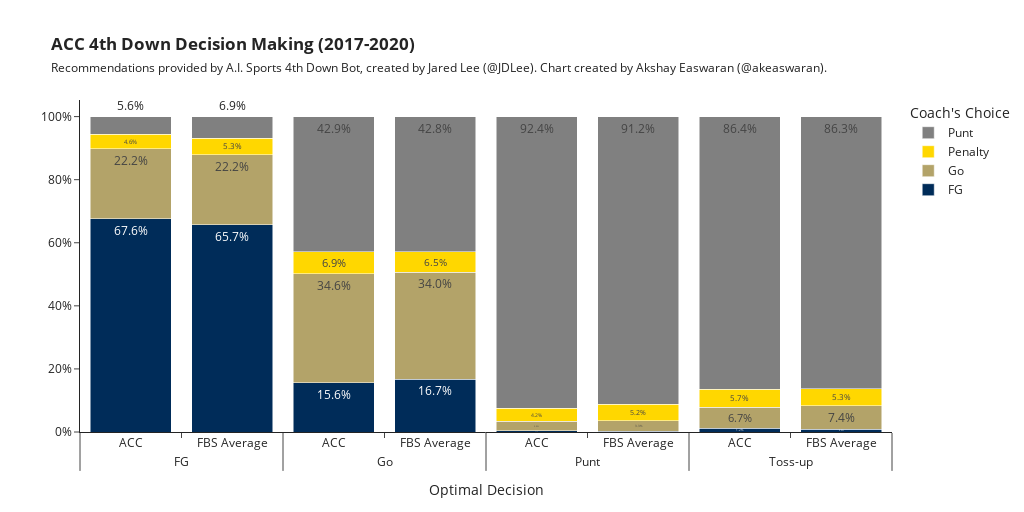

Notebook code cell kept with this figure:
### Code cell
fig = go.Figure()

fig.update_layout(
    template="simple_white",
    xaxis=dict(title_text="Optimal Decision"),
    yaxis=dict(tickformat=".0%"),
    barmode="stack",
    title='<b>ACC 4th Down Decision Making (2017-2020)</b><br><span style="color:#222;font-size:12px;">Recommendations provided by A.I. Sports 4th Down Bot, created by Jared Lee (<a href="https://twitter.com/JDLee">@JDLee</a>). Chart created by Akshay Easwaran (<a href="https://twitter.com/akeaswaran">@akeaswaran</a>).</span>',
    legend_title="Coach's Choice",
    width=1024,
    height=512
)


colors = ['#002c59', '#B3A369','gold', 'gray']
recommendation_ids = ["FG","Go","Penalty","Punt"]

for r, c in zip(acc_df.choice.unique(), colors):
    plot_df = acc_df[(acc_df.choice == r)]
    fig.add_trace(
        go.Bar(x=[plot_df.recommendation, plot_df.conference], y=plot_df.value, text=plot_df.percentage, textposition='auto', name=r, marker_color=c),
    )    
    
fig

### Figure 1 — Plotly figure (JSON) as saved in the notebook; plotly's stock layout.template omitted (floating-point values rounded to 4 significant figures)
{"data": [{"marker": {"color": "#002c59"}, "name": "FG", "text": ["67.6%", "15.6%", "0.4%", "1.2%", "65.7%", "16.7%", "0.3%", "0.9%"], "textposition": "auto", "type": "bar", "x": [["FG", "Go", "Punt", "Toss-up", "FG", "Go", "Punt", "Toss-up"], ["ACC", "ACC", "ACC", "ACC", "FBS Average", "FBS Average", "FBS Average", "FBS Average"]], "y": [0.676, 0.1561, 0.003715, 0.01164, 0.6566, 0.167, 0.003031, 0.009159]}, {"marker": {"color": "#B3A369"}, "name": "Go", "text": ["22.2%", "34.6%", "3.0%", "6.7%", "22.2%", "34.0%", "3.3%", "7.4%"], "textposition": "auto", "type": "bar", "x": [["FG", "Go", "Punt", "Toss-up", "FG", "Go", "Punt", "Toss-up"], ["ACC", "ACC", "ACC", "ACC", "FBS Average", "FBS Average", "FBS Average", "FBS Average"]], "y": [0.2217, 0.3457, 0.02972, 0.06727, 0.2218, 0.3395, 0.03274, 0.0744]}, {"marker": {"color": "gold"}, "name": "Penalty", "text": ["4.6%", "6.9%", "4.2%", "5.7%", "5.3%", "6.5%", "5.2%", "5.3%"], "textposition": "auto", "type": "bar", "x": [["FG", "Go", "Punt", "Toss-up", "FG", "Go", "Punt", "Toss-up"], ["ACC", "ACC", "ACC", "ACC", "FBS Average", "FBS Average", "FBS Average", "FBS Average"]], "y": [0.04629, 0.06915, 0.04211, 0.05692, 0.05272, 0.06533, 0.05206, 0.05326]}, {"marker": {"color": "gray"}, "name": "Punt", "text": ["5.6%", "42.9%", "92.4%", "86.4%", "6.9%", "42.8%", "91.2%", "86.3%"], "textposition": "auto", "type": "bar", "x": [["FG", "Go", "Punt", "Toss-up", "FG", "Go", "Punt", "Toss-up"], ["ACC", "ACC", "ACC", "ACC", "FBS Average", "FBS Average", "FBS Average", "FBS Average"]], "y": [0.05603, 0.429, 0.9245, 0.8642, 0.06887, 0.4281, 0.9122, 0.8632]}], "layout": {"barmode": "stack", "height": 512, "legend": {"title": {"text": "Coach's Choice"}}, "title": {"text": "<b>ACC 4th Down Decision Making (2017-2020)</b><br><span style=\"color:#222;font-size:12px;\">Recommendations provided by A.I. Sports 4th Down Bot, created by Jared Lee (<a href=\"https://twitter.com/JDLee\">@JDLee</a>). Chart created by Akshay Easwaran (<a href=\"https://twitter.com/akeaswaran\">@akeaswaran</a>).</span>"}, "width": 1024, "xaxis": {"title": {"text": "Optimal Decision"}}, "yaxis": {"tickformat": ".0%"}}}
